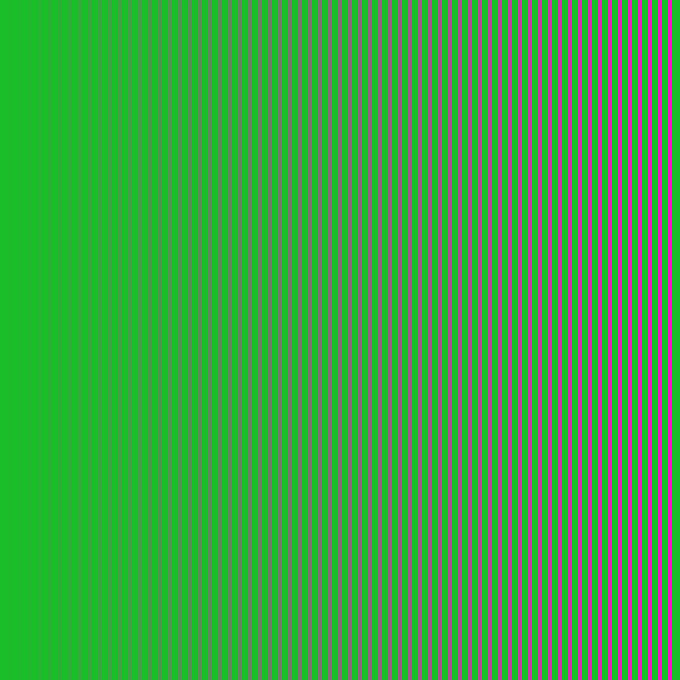
Frame 1 (no input)
Frame 60 (no input): identical to frame 1, image omitted
Frame 120 (the mouse pressed at the canvas centre since frame 60): identical to frame 1, image omitted

The p5.js sketch that drew this single still picture (run headless with seeded random() and noise() and a simulated clock; from frame 60 on, the mouse is pressed at the canvas centre):

// p5.js sketch
// ── sketch.js

var lineW= 1;

function setup() {
  createCanvas (680, 680);
}

function draw() {
  background(25,190, 40);
  
  // making a load of lines accross the screen
  for (var i = 0; i<width; i= i +10){
     stroke (250, 20, 200, i/width*255);
     strokeWeight(4);
      line(i, lineW, i, height);
     
  }
 
}//end of draw
